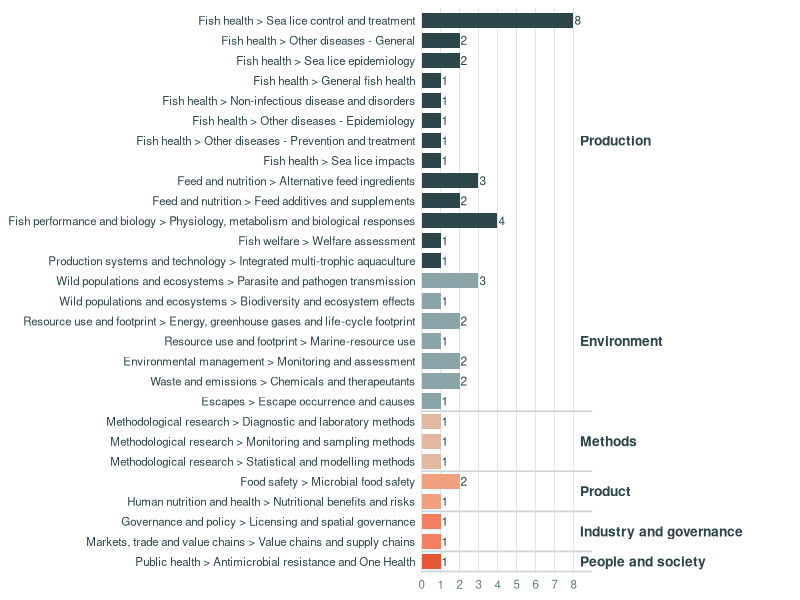
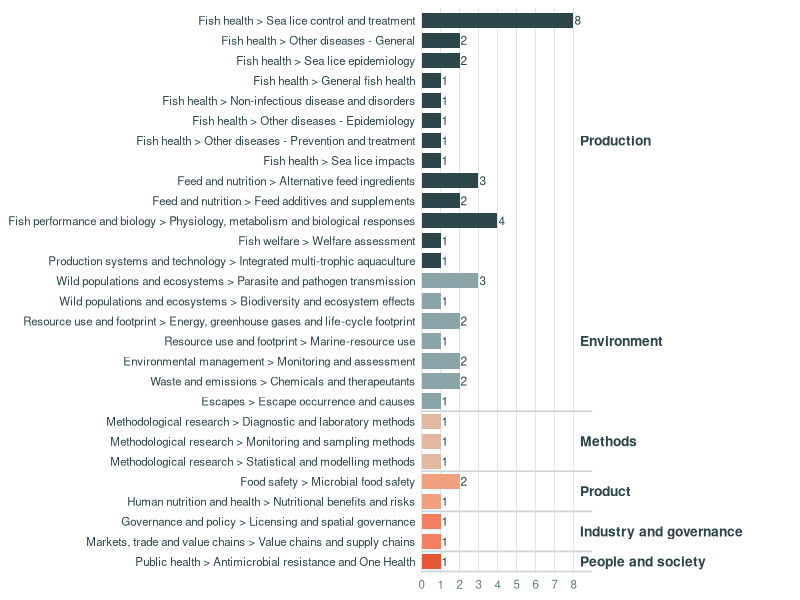

The R source for these figures, in order:
#!/usr/bin/env Rscript

# Workflow 09 manuscript comparison figure: systematic-review topic coverage.
#
# These counts are the fixed secondary-research data supplied in the manuscript
# draft (37 systematic reviews). This figure is deliberately rendered without
# the former internal title/subtitle or bottom axis/caption text so that the
# manuscript caption provides the surrounding explanation.

required <- c("dplyr", "ggplot2", "readr", "scales", "here")
missing <- required[!vapply(required, requireNamespace, logical(1), quietly = TRUE)]
if (length(missing) > 0) stop("Install required packages: ", paste(missing, collapse = ", "))

library(dplyr)
library(ggplot2)
library(readr)
library(scales)
library(here)

out_dir <- here::here("visualisations")
dir.create(out_dir, recursive = TRUE, showWarnings = FALSE)

dat <- tibble::tribble(
  ~theme, ~topic, ~assignments,
  "Production", "Fish health > Sea lice control and treatment", 8L,
  "Production", "Fish health > Other diseases - General", 2L,
  "Production", "Fish health > Sea lice epidemiology", 2L,
  "Production", "Fish health > General fish health", 1L,
  "Production", "Fish health > Non-infectious disease and disorders", 1L,
  "Production", "Fish health > Other diseases - Epidemiology", 1L,
  "Production", "Fish health > Other diseases - Prevention and treatment", 1L,
  "Production", "Fish health > Sea lice impacts", 1L,
  "Production", "Feed and nutrition > Alternative feed ingredients", 3L,
  "Production", "Feed and nutrition > Feed additives and supplements", 2L,
  "Production", "Fish performance and biology > Physiology, metabolism and biological responses", 4L,
  "Production", "Fish welfare > Welfare assessment", 1L,
  "Production", "Production systems and technology > Integrated multi-trophic aquaculture", 1L,

  "Environment", "Wild populations and ecosystems > Parasite and pathogen transmission", 3L,
  "Environment", "Wild populations and ecosystems > Biodiversity and ecosystem effects", 1L,
  "Environment", "Resource use and footprint > Energy, greenhouse gases and life-cycle footprint", 2L,
  "Environment", "Resource use and footprint > Marine-resource use", 1L,
  "Environment", "Environmental management > Monitoring and assessment", 2L,
  "Environment", "Waste and emissions > Chemicals and therapeutants", 2L,
  "Environment", "Escapes > Escape occurrence and causes", 1L,

  "Methods", "Methodological research > Diagnostic and laboratory methods", 1L,
  "Methods", "Methodological research > Monitoring and sampling methods", 1L,
  "Methods", "Methodological research > Statistical and modelling methods", 1L,

  "Product", "Food safety > Microbial food safety", 2L,
  "Product", "Human nutrition and health > Nutritional benefits and risks", 1L,

  "Industry and governance", "Governance and policy > Licensing and spatial governance", 1L,
  "Industry and governance", "Markets, trade and value chains > Value chains and supply chains", 1L,

  "People and society", "Public health > Antimicrobial resistance and One Health", 1L
)

theme_order <- c(
  "Production", "Environment", "Methods",
  "Product", "Industry and governance", "People and society"
)

theme_cols <- c(
  "Production" = "#2c454a",
  "Environment" = "#89a5aa",
  "Methods" = "#e2b8a2",
  "Product" = "#f1a17f",
  "Industry and governance" = "#f47f5f",
  "People and society" = "#e55634"
)

dat <- dat %>%
  mutate(
    theme = factor(theme, levels = theme_order),
    row_id = row_number(),
    topic = factor(topic, levels = rev(topic))
  )

# Theme-centre positions and separators in the final top-to-bottom order.
plot_order <- dat %>% arrange(theme, row_id) %>% mutate(plot_row = rev(seq_len(n())))
theme_pos <- plot_order %>%
  group_by(theme) %>%
  summarise(
    y = mean(plot_row),
    ymin = min(plot_row),
    ymax = max(plot_row),
    .groups = "drop"
  )
separators <- theme_pos$ymin[-1] - 0.5

p <- ggplot(plot_order, aes(x = assignments, y = reorder(topic, plot_row), fill = theme)) +
  geom_col(width = 0.76) +
  geom_text(aes(label = assignments), hjust = -0.15, size = 3.0, colour = "#2c454a") +
  geom_hline(yintercept = separators, colour = "#cfd6d7", linewidth = 0.6) +
  scale_fill_manual(values = theme_cols, guide = "none") +
  scale_x_continuous(
    breaks = 0:8,
    limits = c(0, 9.0),
    expand = expansion(mult = c(0, 0))
  ) +
  coord_cartesian(clip = "off") +
  labs(x = NULL, y = NULL) +
  theme_minimal(base_size = 10) +
  theme(
    panel.grid.major.y = element_blank(),
    panel.grid.minor = element_blank(),
    panel.grid.major.x = element_line(colour = "#e1e5e6", linewidth = 0.35),
    axis.text.y = element_text(colour = "#2c454a", size = 8.3),
    axis.text.x = element_text(colour = "#577c84", size = 8.3),
    plot.margin = margin(6, 150, 6, 6),
    plot.background = element_rect(fill = "white", colour = NA),
    panel.background = element_rect(fill = "white", colour = NA)
  )

# Add theme labels to the right without an internal title/caption.
for (i in seq_len(nrow(theme_pos))) {
  p <- p + annotate(
    "text",
    x = 8.35,
    y = theme_pos$y[[i]],
    label = as.character(theme_pos$theme[[i]]),
    hjust = 0,
    fontface = "bold",
    size = 3.5,
    colour = "#2c454a"
  )
}

ggsave(
  file.path(out_dir, "figure_08_umbrella_review.pdf"),
  p, width = 210, height = 155, units = "mm", device = cairo_pdf
)
ggsave(
  file.path(out_dir, "figure_08_umbrella_review.png"),
  p, width = 210, height = 155, units = "mm", dpi = 600
)

write_csv(dat %>% mutate(theme = as.character(theme), topic = as.character(topic)),
          file.path(out_dir, "figure_08_umbrella_review_data.csv"))

message("Umbrella-review comparison figure written to: ", out_dir)
